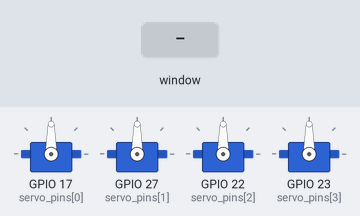
Recording of a program running on a simulated Raspberry Pi (BCM pin numbers). Parts: 4 × servo. Inputs (shaded band) come from the test bench. The desktop window is not drawn, its controls go by their first labels and the mouse button is held 0.15 s; servo angles are drawn from the pulse width (0.5 ms = 0°, 2.5 ms = 180°).

Above: at 1.2 s.
1.3 s: slider 1 in the window set to 180
At 2.5 s:
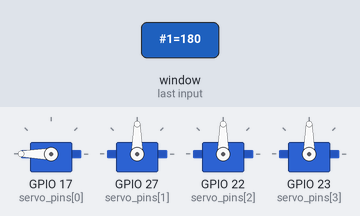
2.8 s: slider 1 in the window set to 0
At 3.6 s:
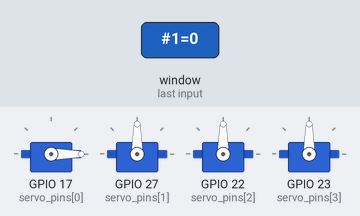
4.3 s: slider 1 in the window set to 45
At 4.8 s:
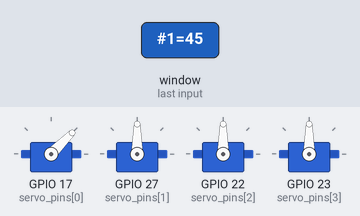
5.8 s: slider 2 in the window set to 180
At 7.0 s:
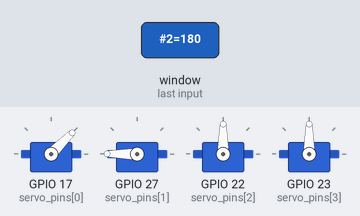
7.3 s: slider 1 in the window set to 90
At 8.3 s:
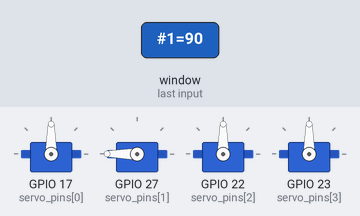
8.8 s: slider 2 in the window set to 0
At 9.4 s:
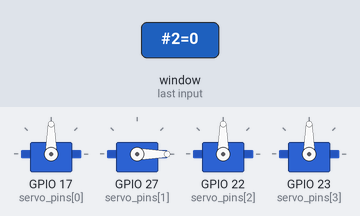
Timing chart, 0 to 11.3 s (numbered marks = the images above; inputs shaded):
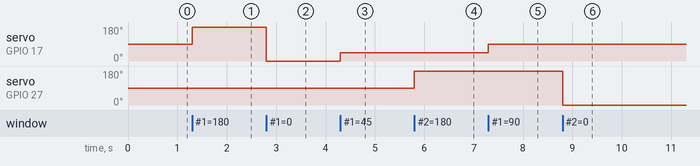

The program:

Interface_Kontrol_Robot_Arm_4_DoF_Raspberry_Pi_4.py
```python
import RPi.GPIO as GPIO
import tkinter as tk
from tkinter import ttk

# Konfigurasi GPIO
GPIO.setmode(GPIO.BCM)

# Pin GPIO untuk servo
servo_pins = [17, 27, 22, 23]  # Ganti dengan pin GPIO yang sesuai
servos = {}

# Inisialisasi servo motor
for pin in servo_pins:
    GPIO.setup(pin, GPIO.OUT)
    servos[pin] = GPIO.PWM(pin, 50)  # 50 Hz untuk servo
    servos[pin].start(7.5)  # Posisi netral (90 derajat)

def set_servo_angle(servo, angle):
    # Hitung duty cycle dari sudut (0-180)
    duty_cycle = 2.5 + (angle / 180.0) * 10
    servos[servo].ChangeDutyCycle(duty_cycle)

def on_slider_change(servo_index, value):
    # Ambil pin GPIO berdasarkan indeks servo
    servo_pin = servo_pins[servo_index]
    angle = int(float(value))
    set_servo_angle(servo_pin, angle)

# Antarmuka GUI menggunakan Tkinter
root = tk.Tk()
root.title("Kontrol Robot Arm 4 DoF")

# Buat slider untuk masing-masing servo
for i in range(len(servo_pins)):
    frame = ttk.Frame(root)
    frame.pack(padx=10, pady=10)

    label = ttk.Label(frame, text=f"Servo {i + 1}")
    label.pack(side=tk.LEFT)

    slider = ttk.Scale(
        frame, from_=0, to=180, orient=tk.HORIZONTAL,
        command=lambda value, servo_index=i: on_slider_change(servo_index, value)
    )
    slider.set(90)  # Atur slider agar dimulai dari tengah (90 derajat)
    slider.pack(side=tk.LEFT, fill=tk.X, expand=True)

root.mainloop()

# Bersihkan GPIO saat program selesai
for pin in servo_pins:
    servos[pin].stop()
GPIO.cleanup()
```

Measured:
- after the input at 1.3 s, servo on GPIO 17 (servo_pins[0]): 90° → 180° at once
- after the input at 2.8 s, servo on GPIO 17 (servo_pins[0]): 180° → 0° at once
- after the input at 4.3 s, servo on GPIO 17 (servo_pins[0]): 0° → 45° at once
- after the input at 5.8 s, servo on GPIO 27 (servo_pins[1]): 90° → 180° at once
- after the input at 7.3 s, servo on GPIO 17 (servo_pins[0]): 45° → 90° at once
- after the input at 8.8 s, servo on GPIO 27 (servo_pins[1]): 180° → 0° at once
